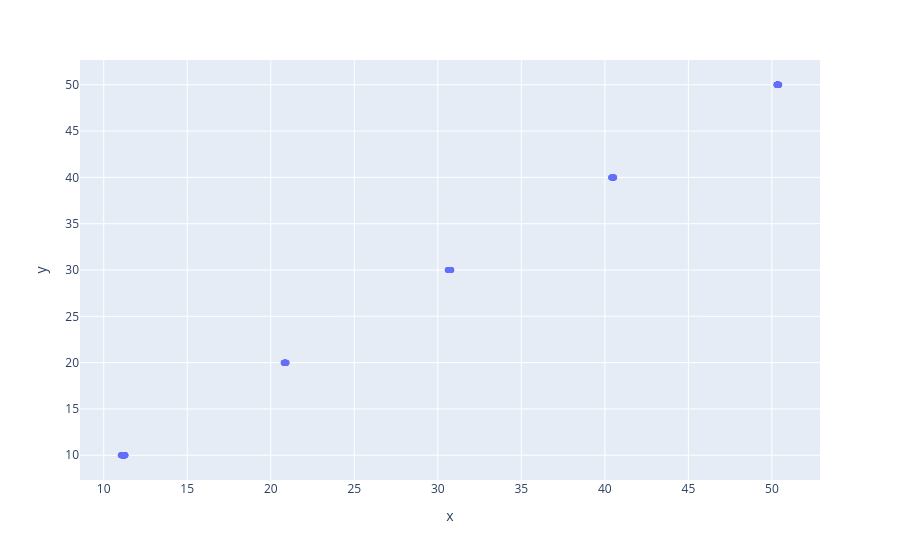

Here is the notebook cell this chart was saved with:
### Markdown cell above
## Sensor contra referencia

Los mismos datos sin el tiempo: `x` es la lectura del sensor y `y` la referencia. plotly omite
las filas con `NaN`, así que las 249 lecturas etiquetadas se apilan en cinco puntos casi
alineados sobre una diagonal. Ésa es la curva de calibración de `T01`, y la recta que mejor
pasa por los cinco puntos es lo que se quiere ajustar.

### Code cell
#| label: fig-calib-t01-vs-tref
#| fig-cap: "Temperatura de referencia contra lectura del sensor: las 249 lecturas etiquetadas se apilan en cinco puntos casi alineados. Es la curva de calibración de `T01`."
#| fig-alt: "Cinco puntos azules sobre una diagonal, de (11, 10) a (50, 50)."
px.scatter(
    x=T01.T01,
    y=T01.Tref
)

### Figure 1 — Plotly figure (JSON) as saved in the notebook; plotly's stock layout.template omitted (floating-point values rounded to 4 significant figures; data arrays with more than 128 entries replaced by an {"elided": "..."} marker saying what was removed)
{"data": [{"hovertemplate": "x=%{x}<br>y=%{y}<extra></extra>", "legendgroup": "", "marker": {"color": "#636efa", "symbol": "circle"}, "mode": "markers", "name": "", "orientation": "v", "showlegend": false, "type": "scatter", "x": {"elided": "767 float values"}, "xaxis": "x", "y": {"elided": "767 float values"}, "yaxis": "y"}], "layout": {"legend": {"tracegroupgap": 0}, "margin": {"t": 60}, "xaxis": {"anchor": "y", "domain": [0, 1], "title": {"text": "x"}}, "yaxis": {"anchor": "x", "domain": [0, 1], "title": {"text": "y"}}}}
